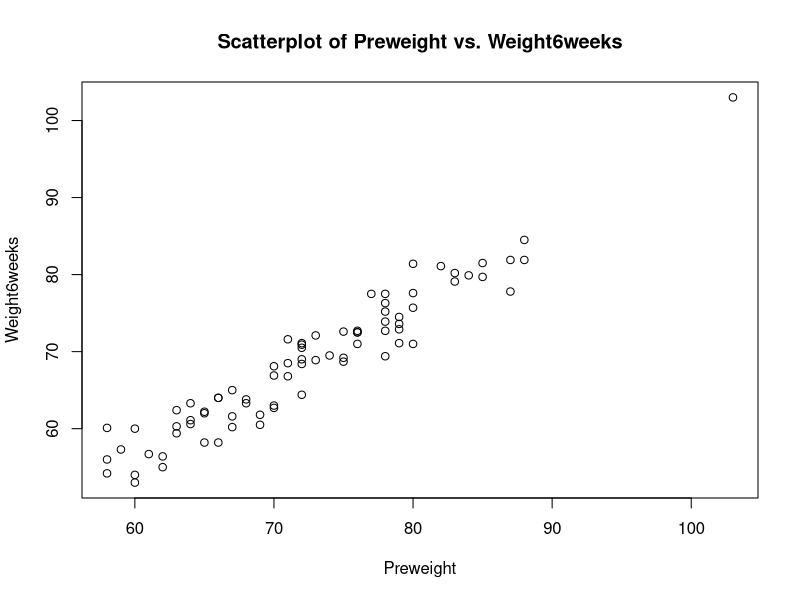
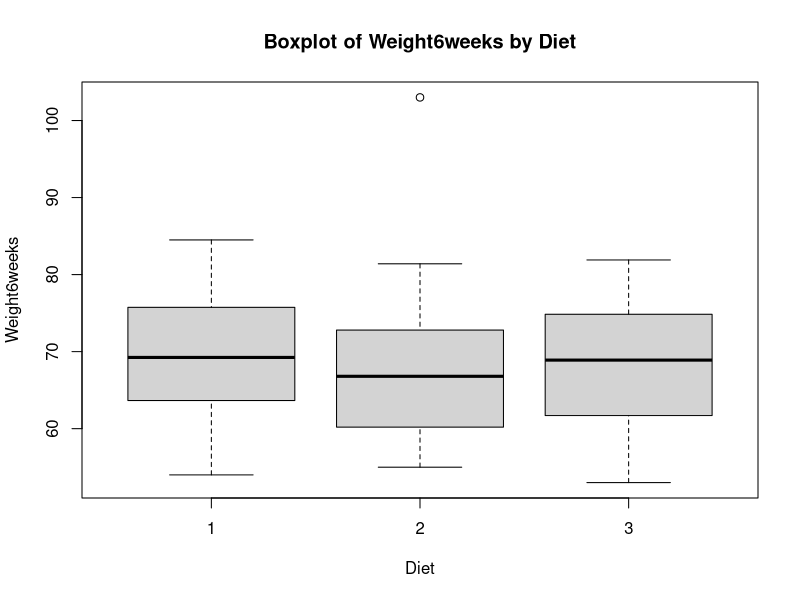
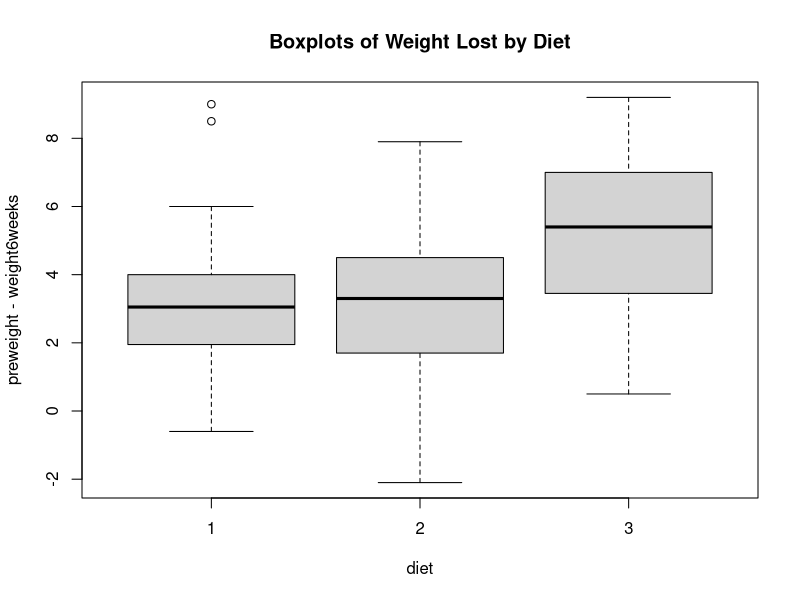
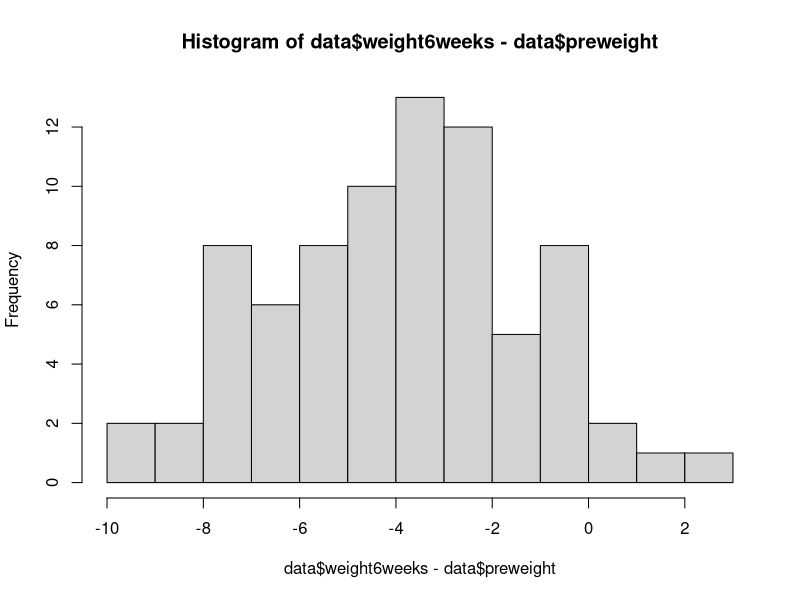
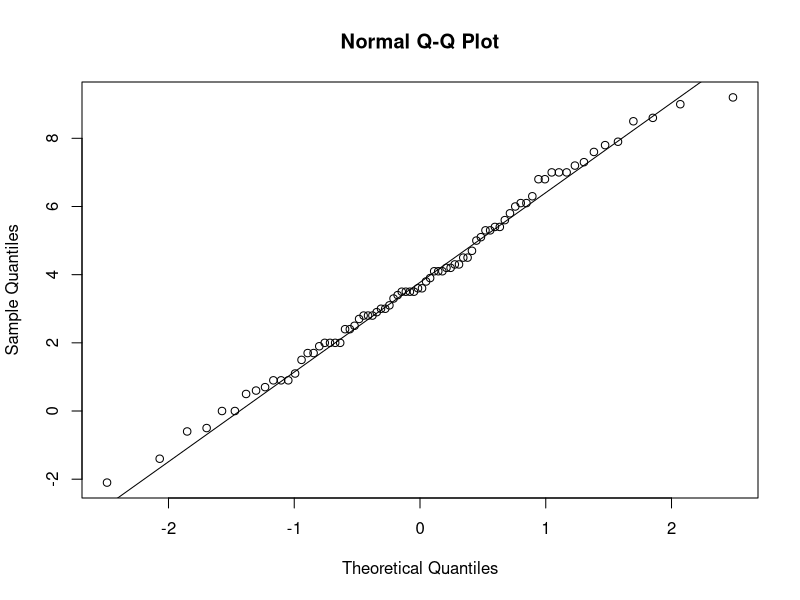
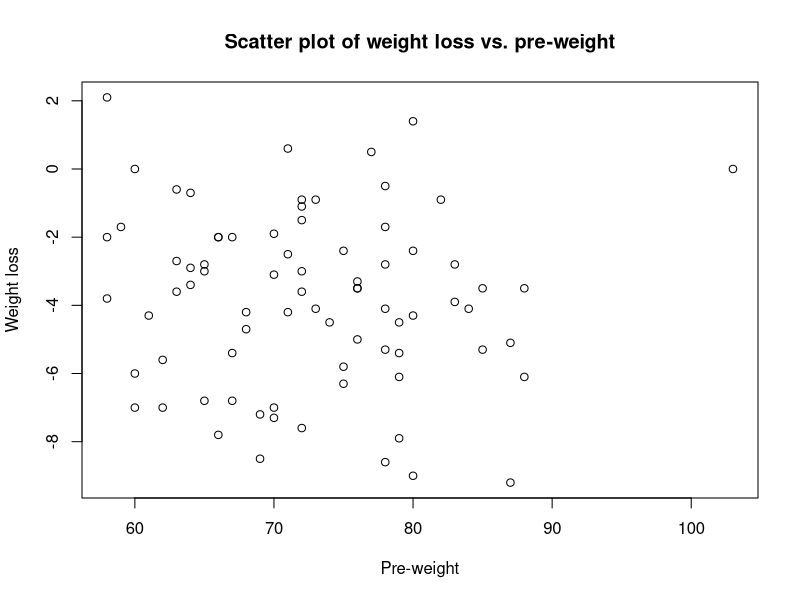

The R source for these figures, in order:
library(dplyr)
library(multcomp)


data <- read.csv("Data/diet.txt",header = TRUE, sep = "")
data$weight.lost = data$preweight - data$weight6weeks 

# a)
# Scatterplot to visualize the relationship between Preweight and Weight6weeks
plot(data$preweight, data$weight6weeks, xlab="Preweight", ylab="Weight6weeks", main="Scatterplot of Preweight vs. Weight6weeks")

# Create a boxplot of weight6weeks by diet to compare the weight loss between the two diets
boxplot(weight6weeks ~ diet, data = data, xlab = "Diet", ylab = "Weight6weeks", main = "Boxplot of Weight6weeks by Diet")
boxplot(preweight - weight6weeks ~ diet, data = data, main = 'Boxplots of Weight Lost by Diet') #added boxplots for difference - Dom
# Test the assumptions
# Check the normality of the data
hist(data$weight6weeks - data$preweight, breaks=10)

# Test normality of the data
qqnorm(data$preweight - data$weight6weeks)
qqline(data$preweight - data$weight6weeks)

# Create a scatter plot of the differences against the pre-weight measurements
plot(data$preweight, data$weight6weeks - data$preweight, 
     xlab = "Pre-weight", ylab = "Weight loss", main = "Scatter plot of weight loss vs. pre-weight")


# Conduct a t-test to test the claim that diet affects weight loss
# p-value is small so we can reject H0 claiming that mean difference is zero.
t.test(data$preweight, data$weight6weeks, paired=TRUE)


# b)




model <- aov((data$weight6weeks-data$preweight) ~ data$diet, data=data)
model
summary(model)

# - p-value is < 0.05 which indicates there is a significant mean difference
# - If normality assumption is not met, Kruskal-wallis can be used



# c)
anova(lm(weight.lost ~ diet * gender, data = data))

# Fit a two-way ANOVA model
model <- aov(weight6weeks - preweight ~ diet * gender, data = data); model

# Print the ANOVA table
summary(model)

# p-value is > 0.05 which concludes that there is not enough evidence to reject 
# H0 which says that there is no interaction between diet and gender



# d)

model <- aov(weight6weeks-preweight ~ diet * height, data = data)
aov
summary(model)
# p-value is > 0.05 and suggests that the effect of height is different across the three types of diets



# e)
